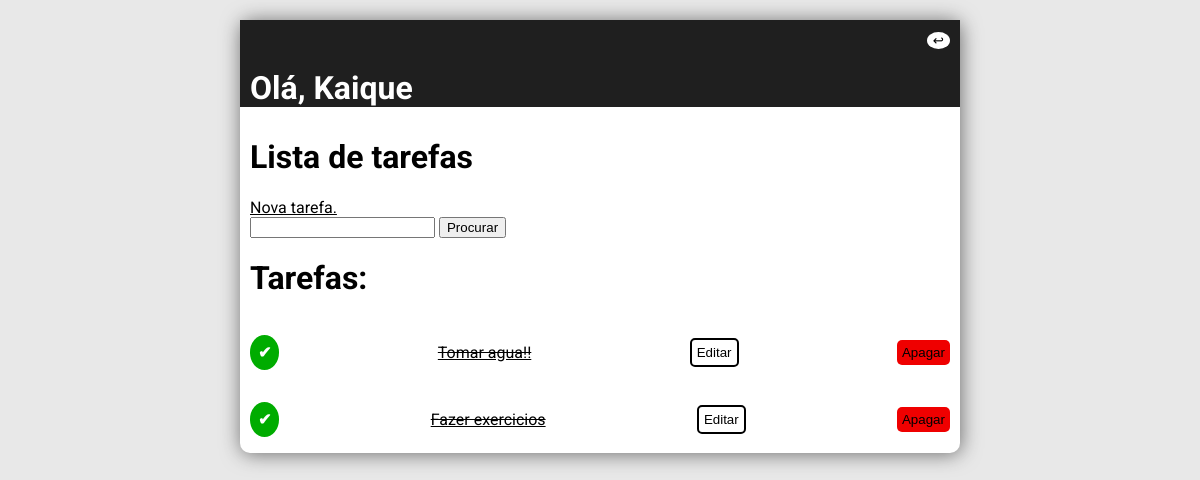
The app's page / (signed in), older data.
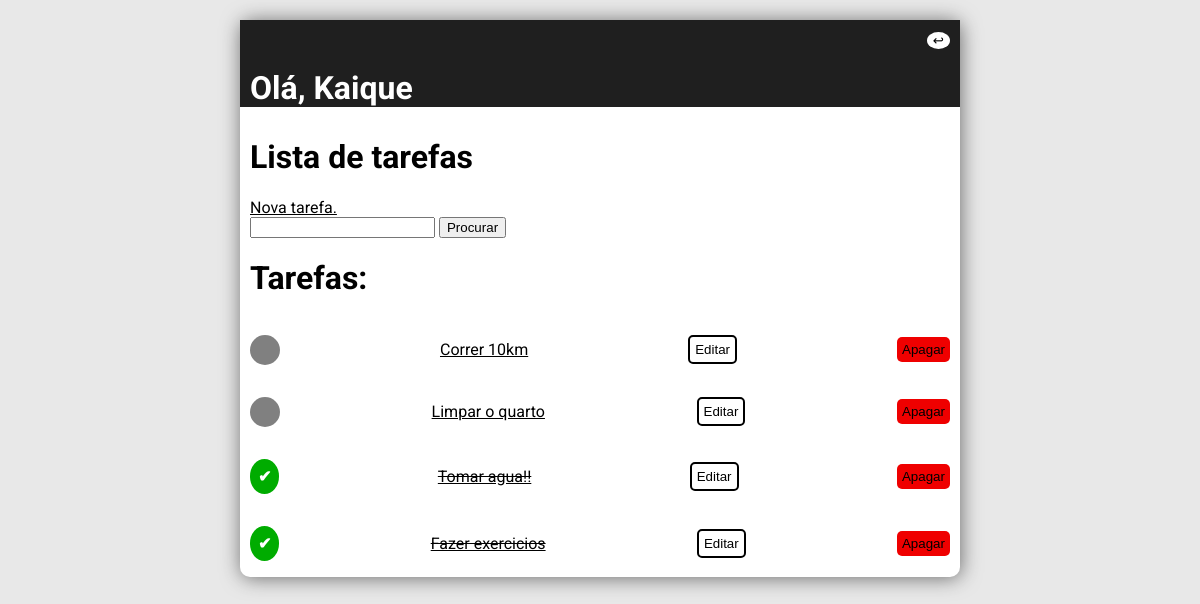
The same page, newer data.
### Tarefas/models.py (models this page shows, shortened)
class Tarefas(models.Model):
    user = models.ForeignKey(User, on_delete=models.CASCADE,null=True,blank=True)
    titulo = models.CharField(max_length=200)
    descricao = models.TextField(null=True, blank=True)
    completa = models.BooleanField(default=False)
    data_de_criacao = models.DateTimeField(auto_now_add=True)
    class Meta:
        ordering = ['completa']

### Tarefas/views.py (the view)
# urls.py: path('', TarefasList.as_view(), name='listatarefa'),
class TarefasList(LoginRequiredMixin,ListView):
    model = Tarefas
    context_object_name = 'Tarefas'
    template_name = 'Tarefas/tarefas_list.html'
    def get_context_data(self, **kwargs):
        context = super().get_context_data(**kwargs)
        context['Tarefas'] = context['Tarefas'].filter(user=self.request.user)
        context['Count'] = context['Tarefas'].filter(completa=False).count()
        procura_input = self.request.GET.get("area-de-procura") or ''
        if procura_input:
            context['Tarefas'] = context['Tarefas'].filter(titulo__istartswith=procura_input)
        context['procura_input'] = procura_input
        return context

### Tarefas/templates/Tarefas/tarefas_list.html
{% extends 'Tarefas/main.html' %}
{% block content %}
        <div class="bar">
            <div>
                {%if request.user.is_authenticated %}
                <p class="logout"><a href="{% url 'logout' %}"><button class="exitbutton">&#8617;</button></a></p>
            {% else %}
                <p><a href="{% url 'login' %}">Login</a></p>
            {% endif %}
                <h1 class="title">Olá, {{request.user|title}}</h1>
            </div>
        </div>
        <div class="Tarefalist">
                <h1>Lista de tarefas</h1>
                <a href="{% url 'criartarefa' %}">Nova tarefa.</a>
                <form method="GET" >
                    <input type="text" name="area-de-procura" value="{{procura_input}}">
                    <input type="submit" value="Procurar" >
                </form>
                <h1>Tarefas: </h1>
                {% for t in Tarefas %}
                    <div class="div-tarefas">
                        {% if t.completa %}
                            <p class="tarefa-completa">&#10004;</p>
                            <p><a href="{% url 'detalhetarefa' t.pk %}"><s>{{t.titulo}}</s></a></p>
                        {% else %}
                        <p class="tarefa-incompleta"></p>
                        <p><a href="{% url 'detalhetarefa' t.pk %}">{{t.titulo}}</a></p>
                        {% endif %}
                        <p><a href="{% url 'editartarefa' t.pk %}"><button class="detailbutton">Editar</button></a></p>
                        <p><a href="{% url 'apagartarefa' t.pk %}"><button class="deletebutton">Apagar</button></a></p>
                    </div>
                    {% empty %}
                    <div>
                        <p>Não há tarefas...</p>
                    </div>
                {% endfor %}
        </div>
{% endblock %}

### Tarefas/templates/Tarefas/main.html (shortened to what this page needs)
{% load static %}
<!DOCTYPE html>
<html lang="pt-br">
<head>
    <link rel="stylesheet" href="{% static 'Tarefas/style.css' %}">
</head>
<body class="body">
    <div class="container">
        {% block content %}
        {% endblock %}
    </div>
</body>
</html>

### Tarefas/static/Tarefas/style.css (style rules this page uses)
.body { font-family: 'Roboto', sans-serif; background-color: rgb(232, 232, 232); margin-top: 20px; }
.container { width: 60vw; color: rgb(0, 0, 0); margin: auto; background-color: rgb(255, 255, 255); border-radius: 10px; box-shadow:rgb(107 107 107) 1px 1px 20px 0px; }
.div-tarefas { display: flex; flex-direction: row; flex-wrap: wrap; align-content: center; justify-content: space-between; align-items: center; }
.tarefa-completa { text-decoration: none; border-radius: 50%; border-style: none; padding: 8px; font-weight: 700; color: white; background-color: rgb(0, 172, 0); }
.tarefa-incompleta { border-radius: 50%; background-color: grey; padding: 15px; font-weight: 900; }
a { color: rgb(0, 0, 0); }
.logout { margin: 0; padding: 10px; text-align: end; }
.title { color: white; margin:10px; }
.bar { background-color: #1F1F1F; }
.Tarefalist { display: flex; flex-direction: column; height: fit-content; margin: 10px; }
.exitbutton { border-radius: 50%; background-color: white; color:black; border-style: none; }
.detailbutton { color: rgb(0, 0, 0); border-radius: 5px; border-style:solid ; padding: 5px; background-color: rgb(255, 255, 255); }
.deletebutton { color: rgb(0, 0, 0); border-radius: 5px; border: none; padding: 5px; background-color: rgb(239, 0, 0); }

Row changes from the older to the newer data that the page shows:
added Tarefas: titulo "Correr 10km"
added Tarefas: titulo "Limpar o quarto"
